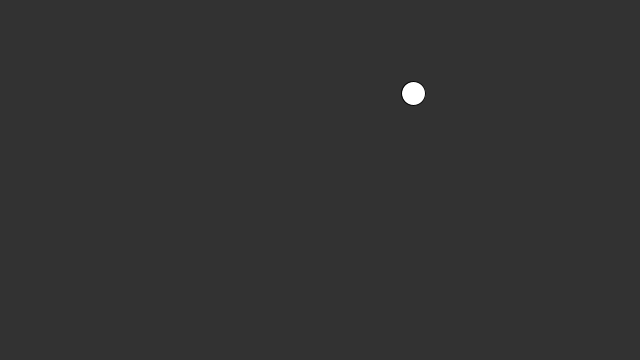
Frame 1 (no input)
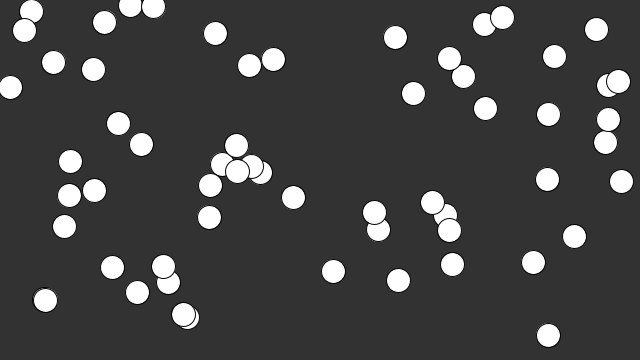
Frame 60 (the mouse pressed at the canvas centre just before this capture)
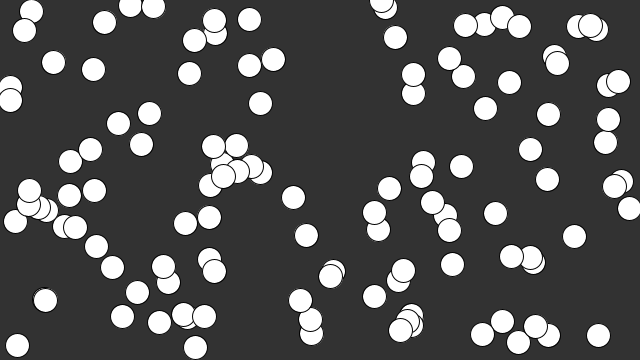
Frame 120 (the mouse held since frame 60 and released just before this capture)

The Processing sketch that drew these frames (run headless with seeded random() and noise(); from frame 60 on, the mouse is pressed at the canvas centre):

// Processing sketch: Using_random
// ── Using_random.pde
//4.3: Using random() - Processing Tutorial

//float circleX;

//void setup(){
//  size(640, 320);
//  circleX = width/2;
//}

//void draw(){

//  // Draw stuff
//  background(50);
//  fill(255);
//  ellipse(circleX, 180, 24, 24);

//  //Logoc
//  circleX = circleX + random(-2,2);
//}
float circleX;
float circleY;

void setup() {
  size(640, 360);
  background(50);
}

void draw() {

  circleX = random(width);
  circleY = random(height);

  // Draw stuff

  fill(255);
  ellipse(circleX, circleY, 24, 24);
}
